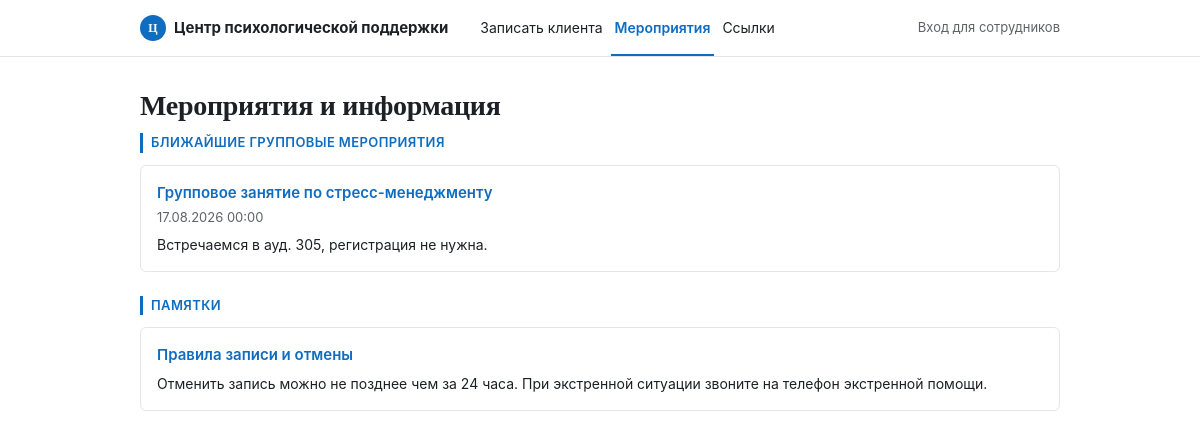
The page /announcements on the database its author committed.
### tables this page shows
CREATE TABLE announcements (
    id              INT UNSIGNED AUTO_INCREMENT PRIMARY KEY,
    kind            ENUM('event', 'info') NOT NULL DEFAULT 'event'
                    COMMENT 'event — групповое мероприятие, info — правила/памятки (посещение, отмена, экстренная помощь)',
    title           VARCHAR(200) NOT NULL,
    content         TEXT NOT NULL,
    event_date      DATETIME NULL,
    created_by      INT UNSIGNED NULL,
    created_at      DATETIME NOT NULL DEFAULT CURRENT_TIMESTAMP,
    FOREIGN KEY (created_by) REFERENCES users(id) ON DELETE SET NULL
);

### src/Controllers/AnnouncementController.php (called while the page is built, shortened)
<?php
class AnnouncementController
{
    public function index(): void
    {
        $db = Database::connection();
        $events = $db->query(
            "SELECT id, title, content, event_date FROM announcements
             WHERE kind = 'event' ORDER BY event_date IS NULL, event_date DESC"
        )->fetchAll();
        $infoPages = $db->query(
            "SELECT id, title, content FROM announcements
             WHERE kind = 'info' ORDER BY created_at DESC"
        )->fetchAll();
        require __DIR__ . '/../../templates/announcements.php';
    }
}

### src/Core/Router.php (called while the page is built, shortened)
<?php
class Router
{
    private array $routes = [];
    public function get(string $path, array $handler): void
    {
        $this->routes['GET'][$path] = $handler;
    }
    public function post(string $path, array $handler): void
    {
        $this->routes['POST'][$path] = $handler;
    }
    public function dispatch(string $method, string $uri): void
    {
        $path = parse_url($uri, PHP_URL_PATH);
        $path = rtrim($path, '/') ?: '/';
        $handler = $this->routes[$method][$path] ?? null;
        [$controllerClass, $action] = $handler;
        $controller = new $controllerClass();
        $controller->$action();
    }
}

### public/index.php (called while the page is built, shortened)
<?php
$router = new Router();
$router->get('/', [HomeController::class, 'index']);
$router->get('/psychologist', [BookingController::class, 'show']);
$router->get('/api/psychologist/slots', [BookingController::class, 'slotsApi']);
$router->get('/book', [BookingController::class, 'bookForm']);
$router->post('/book', [BookingController::class, 'store']);
$router->post('/book-for-client', [BookingController::class, 'storeForClient']);
$router->get('/login', [AuthController::class, 'loginForm']);
$router->post('/login', [AuthController::class, 'login']);
$router->get('/logout', [AuthController::class, 'logout']);
$router->get('/cabinet', [ClientController::class, 'cabinet']);
$router->post('/cabinet/cancel', [ClientController::class, 'cancel']);
$router->post('/cabinet/reschedule', [ClientController::class, 'reschedule']);
$router->get('/dashboard', [PsychologistController::class, 'dashboard']);
$router->get('/dashboard/profile', [PsychologistController::class, 'profile']);
$router->post('/dashboard/profile', [PsychologistController::class, 'updateProfile']);
$router->get('/dashboard/schedule', [PsychologistController::class, 'schedule']);
$router->post('/dashboard/schedule', [PsychologistController::class, 'addSlot']);
$router->post('/dashboard/schedule/block', [PsychologistController::class, 'blockSlot']);
$router->get('/dashboard/clients', [PsychologistController::class, 'clients']);
$router->get('/dashboard/clients/show', [PsychologistController::class, 'clientDetail']);
$router->post('/dashboard/notes', [PsychologistController::class, 'addNote']);
$router->post('/dashboard/appointments/cancel', [PsychologistController::class, 'cancelAppointment']);
$router->post('/dashboard/message', [PsychologistController::class, 'messageClient']);
$router->get('/announcements', [AnnouncementController::class, 'index']);
$router->get('/dashboard/announcements', [AnnouncementController::class, 'manage']);
$router->post('/dashboard/announcements', [AnnouncementController::class, 'create']);
$router->post('/dashboard/announcements/delete', [AnnouncementController::class, 'delete']);
$router->get('/contacts', [ContactController::class, 'index']);
$router->get('/admin/contacts', [ContactController::class, 'manage']);
$router->post('/admin/contacts', [ContactController::class, 'create']);
$router->post('/admin/contacts/delete', [ContactController::class, 'delete']);
$router->get('/admin', [AdminController::class, 'index']);
$router->get('/admin/psychologists/new', [AdminController::class, 'newPsychologistForm']);
$router->post('/admin/psychologists', [AdminController::class, 'createPsychologist']);
$router->post('/admin/psychologists/delete', [AdminController::class, 'deletePsychologist']);
$router->get('/admin/schedule', [AdminController::class, 'schedule']);
$router->post('/admin/schedule', [AdminController::class, 'addSlot']);
$router->post('/admin/schedule/block', [AdminController::class, 'blockSlot']);
$router->get('/admin/appointments', [AdminController::class, 'appointments']);
$router->post('/admin/appointments/cancel', [AdminController::class, 'cancelAppointment']);
$router->get('/admin/appointments/move', [AdminController::class, 'moveAppointmentForm']);
$router->post('/admin/appointments/move', [AdminController::class, 'moveAppointment']);
$router->get('/admin/notifications', [AdminController::class, 'notifications']);
$router->dispatch($_SERVER['REQUEST_METHOD'], $_SERVER['REQUEST_URI']);

### templates/announcements.php (the view)
<?php $pageTitle = 'Объявления'; require __DIR__ . '/partials/header.php'; ?>
<h1>Мероприятия и информация</h1>
<p class="section-label">Ближайшие групповые мероприятия</p>
<?php if (empty($events)): ?>
    <p class="empty-state">Пока ничего не запланировано.</p>
<?php else: ?>
    <?php foreach ($events as $e): ?>
        <div class="card">
            <p class="psychologist-name" style="margin-bottom:4px;"><?= htmlspecialchars($e['title']) ?></p>
            <?php if ($e['event_date']): ?>
                <p style="font-size:13px;color:var(--text-secondary);margin:0 0 6px;">
                    <?= htmlspecialchars(date('d.m.Y H:i', strtotime($e['event_date']))) ?>
                </p>
            <?php endif; ?>
            <p style="font-size:14px;margin:0;"><?= nl2br(htmlspecialchars($e['content'])) ?></p>
        </div>
    <?php endforeach; ?>
<?php endif; ?>
<p class="section-label" style="margin-top:24px;">Памятки</p>
<?php if (empty($infoPages)): ?>
    <p class="empty-state">Информация пока не добавлена.</p>
<?php else: ?>
    <?php foreach ($infoPages as $i): ?>
        <div class="card">
            <p class="psychologist-name" style="margin-bottom:6px;"><?= htmlspecialchars($i['title']) ?></p>
            <p style="font-size:14px;margin:0;"><?= nl2br(htmlspecialchars($i['content'])) ?></p>
        </div>
    <?php endforeach; ?>
<?php endif; ?>
<?php require __DIR__ . '/partials/footer.php'; ?>

### public/assets/css/style.css (style rules this page uses)
:root { --blue: #0F6CBF; --blue-dark: #0B4F8F; --blue-light: #E8F1FA; --ink: #1D2125; --muted: #5F6368; --border: #E3E5E8; --bg: #FFFFFF; --panel: #F5F6F8; --white: #FFFFFF; --radius: 6px; --font-display: Georgia, "Times New Roman", serif; --font-sans: -apple-system, "Segoe UI", Roboto, Arial, sans-serif; --text: var(--ink); --text-secondary: var(--muted); }
* { box-sizing: border-box; }
body { margin: 0; font-family: var(--font-sans); background: var(--bg); color: var(--ink); font-size: 15px; line-height: 1.5; }
h1 { font-family: var(--font-display); font-size: 28px; font-weight: 700; margin: 0 0 6px; letter-spacing: -0.01em; }
.section-label { font-size: 13px; font-weight: 600; text-transform: uppercase; letter-spacing: 0.03em; color: var(--blue); border-left: 3px solid var(--blue); padding-left: 8px; margin: 0 0 12px; }
.card { background: var(--white); border: 1px solid var(--border); border-radius: var(--radius); padding: 16px; margin-bottom: 12px; }
.psychologist-name { font-weight: 600; font-size: 15px; margin: 0 0 4px; color: var(--blue); }

### rows shown on the page
announcements: title "Групповое занятие по стресс-менеджменту", event_date "17.08.2026 00:00", content "Встречаемся в ауд. 305, регистрация не нужна."
announcements: title "Правила записи и отмены", content "Отменить запись можно не позднее чем за 24 часа. При экстренной ситуации звоните на телефон экстренной помощи."
